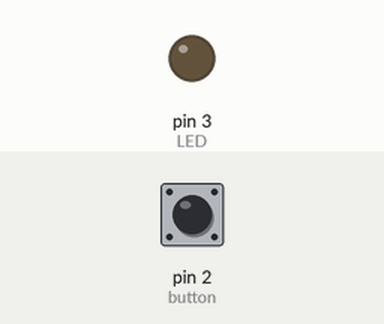
Simulated run of this sketch. Board: Arduino Uno, built with avr-gcc and run on an emulated ATmega328P. Parts: output pins drawn as LEDs (lit = HIGH). Inputs (shaded band) come from the test bench; at power-on: pin 2 (button) HIGH.

Above: at 1.2 s.
1.3 s: pin 2 (button) pulled LOW for 0.15 s
At 1.37 s:
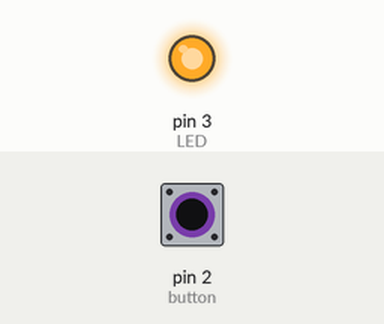
2.9 s: pin 2 (button) pulled LOW for 3.2 s
At 7.5 s:
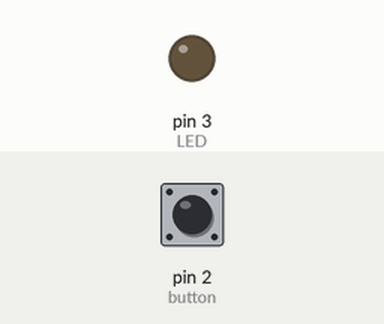
Timing chart, 0 to 9.0 s (numbered marks = the images above; inputs shaded):
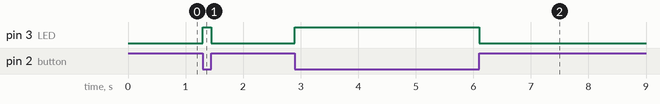

The sketch:

01.ino
```cpp
#define button 2
#define LED 3


void setup() {
  // put your setup code here, to run once:

  pinMode(LED, OUTPUT);
  pinMode(button, INPUT_PULLUP);

}


void loop() {
  // put your main code here, to run repeatedly:

  if (digitalRead(button) == LOW)
  {
    digitalWrite(LED, HIGH);
  }

  else
  {
    digitalWrite(LED, LOW);
  }

}
```

Measured:
- after the input at 1.3 s, pin 3 (LED): LOW → HIGH at once, → LOW 0.15 s later
- after the input at 2.9 s, pin 3 (LED): LOW → HIGH at once, → LOW 3.2 s later
